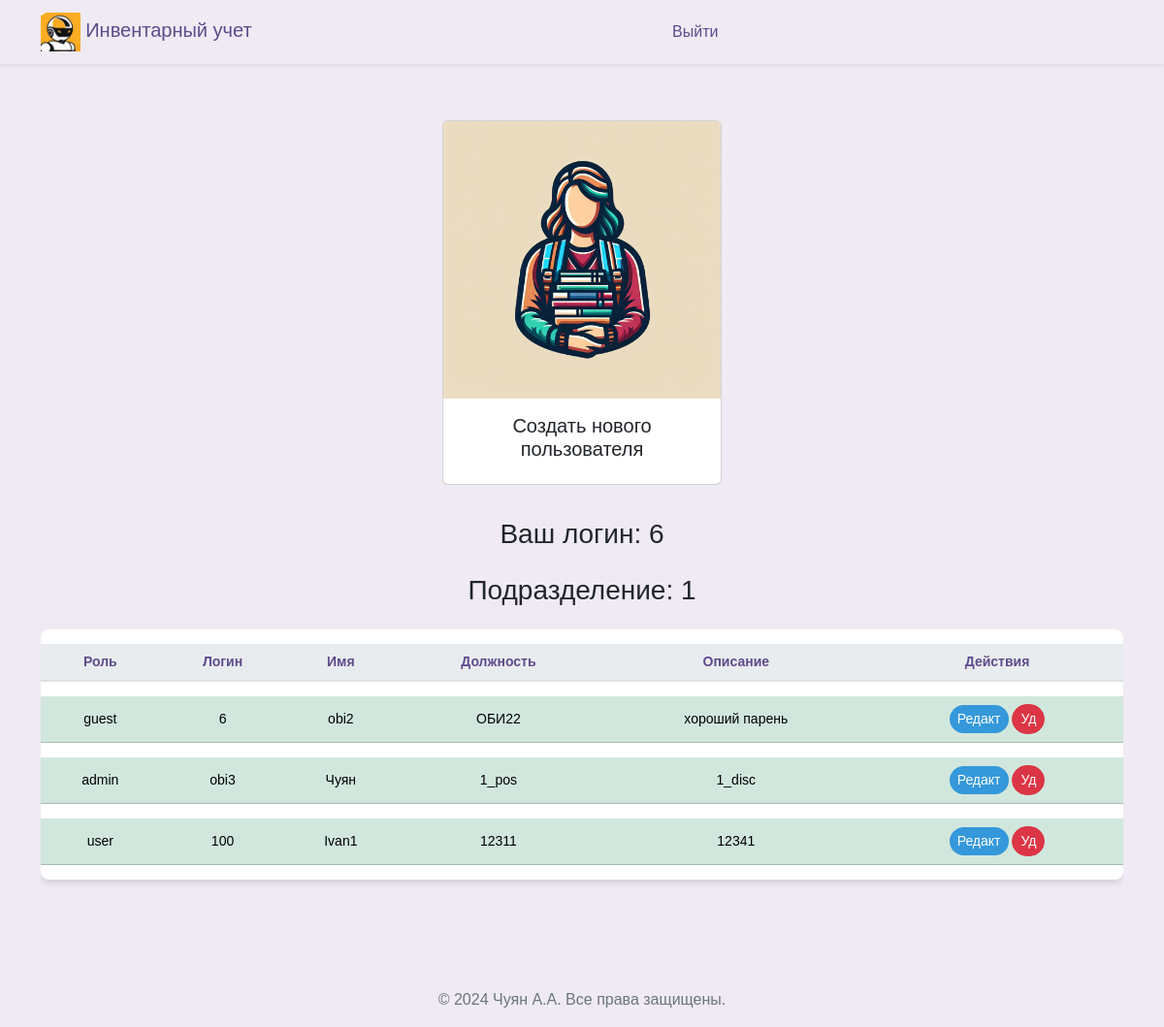
The app's page /workers (signed in) with its own data.
### src/database/models.py (models this page shows)
class Worker(Base):
    __tablename__ = "worker"
    id = Column(Integer, primary_key=True)
    role = Column(Enum(Role), default=Role.guest)
    fio = Column(String)
    name = Column(String, unique=True)
    password = Column(String)
    department = Column(String)
    position = Column(String)
    description = Column(String, default=None)
    conn_worker_arm = relationship(
        "Arm", back_populates="conn_arm_worker"
    )

### src/frontend/router.py (the view)
@router.get("/workers")
async def get_workers(
    request: Request,
    worker: Worker = Depends(get_worker_or_redirect),
    session: AsyncSession = Depends(get_session),
):
    data = await CRUDWorker.get_all(session)
    return templates.TemplateResponse(
        "workers/index.html",
        {"request": request, "worker": worker, "data": data},
    )

### src/frontend/template/workers/index.html (shortened to what this page needs)
{% extends "base/base.html" %}
{% block content %}
<head>
</head>
<div class="d-flex justify-content-center align-items-center">
  <a class="nav-link" href="#" data-bs-toggle="modal" data-bs-target="#createWorkerModal" data-bs-workerdepartment="{{worker.department}}">
    <div class="card" style="width: 18rem; margin: 10px;">
      <img src="../assets/img/workers.jpg" class="card-img-top" alt="...">
      <div class="card-body">
        <h5 class="card-title" style="text-align: center;">Создать нового пользователя</h5>
      </div>
    </div>
  </a>
</div>
<div class="row ">
  <div class="col-12">
    <h3 class="mb-4" style="margin-bottom: 60px; text-align: center;">Ваш логин: {{ worker.name }}</h3>
    <h3 class="mb-4" style="margin-bottom: 60px; text-align: center;">Подразделение: {{ worker.department }}</h3>
    <div class="table-responsive">
      <table class="table table-hover table-shadow table-rounded ">
        <thead>
          <tr>
            <th scope="col" >Роль</th>
            <th scope="col" >Логин</th>
            <th scope="col" >Имя</th>
            <th scope="col" >Должность</th>
            <th scope="col" >Описание</th>
            <th scope="col" >Действия</th>
          </tr>
        </thead>
        <tbody class="text-center">
          {% for worker_tuple in data %}
            {% set workers = worker_tuple %}
              {% if workers.department == worker.department %}
                <tr class="table-success " >
                  <td>{{ workers.role.name }}</td>
                  <td>{{ workers.name }}</td>
                  <td>{{ workers.fio }}</td>
                  <td>{{ workers.position }}</td>
                  <td>{{ workers.description }}</td>
                  <td>
                    <button type="button" class="btn btn-primary btn-sm" style="background-color: #3498db; color: white;"
                      data-bs-toggle="modal"
                      data-bs-target="#updateModal"
                      data-bs-1="{{workers.fio}}"
                      data-bs-2="{{workers.name}}"
                      data-bs-3="{{workers.position}}"
                      data-bs-4="{{workers.description}}"
                      data-bs-5= "{{workers.id}}"
                      data-bs-6= "{{workers.department}}"
                      data-bs-7= "{{workers.role}}">
                      Редакт
                    </button>
                    <button type="button" class="btn btn-danger btn-sm" style="color: white;"
                      onclick="deleteWorker('{{ workers.id }}')">
                      Уд
                    </button>
                  </td>
                </tr>
                {% endif %}
          {% endfor %}
        </tbody>
      </table>
    </div>
  </div>
</div>
{% endblock %}

### src/frontend/assets/css/base.css (style rules this page uses)
body { margin: 0; font-family: 'Nunito Sans', Arial, sans-serif; background-color: #efeaf4; }
.navbar-brand, .nav-link { color: #5e4b8b !important; }
.nav-link { margin: 0 10px; border-radius: 20px; transition: background-color 0.3s, color 0.3s; }
.table { background-color: #ffffff; color: #5e4b8b; border-collapse: separate; border-spacing: 0 15px; }
.table th, .table td { border-top: none !important; vertical-align: middle; }
.table thead th { background-color: #e9ecef; color: #5e4b8b; border-bottom: 2px solid #dee2e6; }
.table .btn, .table a { color: #7e57c2; transition: color 0.3s; }
.table td { padding: .5rem; }
.table-rounded { border-radius: .5rem; overflow: hidden; }
.table-shadow { box-shadow: 0 4px 6px rgba(0, 0, 0, 0.1); }
.btn { border-radius: 20px; }
.btn-primary { background-color: #8e44b0; border: none; color: #ffffff; transition: background-color 0.3s, color 0.3s, box-shadow 0.3s; }

### src/frontend/template/workers/index.html (style rules this page uses)
table { font-family: Arial, sans-serif; }
td { font-size: 14px; }
th { text-align: center; font-size: 14px; }

### records on screen
Worker: name "6", department "1", role.name "guest", fio "obi2", position "ОБИ22", description "хороший парень"
Worker: role.name "admin", name "obi3", fio "Чуян", position "1_pos", description "1_disc"
Worker: role.name "user", name "100", fio "Ivan1", position "12311", description "12341"
